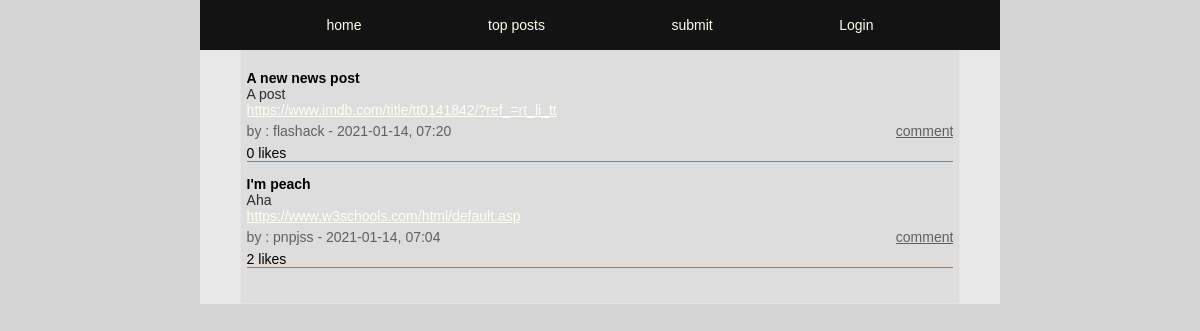
The page / on the database its author committed.
### tables this page shows
CREATE TABLE posts (
id INTEGER PRIMARY KEY AUTOINCREMENT,
title TEXT,
user_id INTEGER,
url TEXT,
description TEXT,
post_date DATETIME);

CREATE TABLE users (
id INTEGER PRIMARY KEY AUTOINCREMENT,
username TEXT NOT NULL UNIQUE,
email TEXT NOT NULL UNIQUE,
firstname TEXT NOT NULL,
lastname TEXT NOT NULL,
passwd TEXT NOT NULL, 
biography TEXT, 
avatar TEXT);

### app/functions.php (called while the page is built, shortened)
<?php
function getLikes($pdo, $postId)
{
    $query = "SELECT COUNT(*) FROM upvotes WHERE post_id = :post_id";
    $statement = $pdo->prepare($query);
    $statement->bindParam(':post_id', $postId, PDO::PARAM_STR);
    $statement->execute();
    $likeCount = $statement->fetch(PDO::FETCH_ASSOC);
    return $likeCount;
}

### index.php (the view, shortened to what this page needs)
<?php
require __DIR__ . ('/app/views/header.php');
require __DIR__ . ('/app/autoload.php');
require __DIR__ . ('/app/views/nav.php');
if (isset($_GET['top-posts'])) {
    $posts = getMostLiked($pdo);
} else {
    $statement = $pdo->query('SELECT posts.*, users.username FROM users INNER JOIN posts ON posts.user_id = users.id ORDER BY post_date DESC');
    $posts = $statement->fetchAll(PDO::FETCH_ASSOC);
}
?>
<main>
    <section>
        <article class="index-container">
            <?php foreach ($posts as $post) : ?>
                <?php $postId = $post['id']; ?>
                <?php $likeCount = getLikes($pdo, $postId); ?>
                <div class="index-title">
                    <h4> <?= $post['title']; ?> </h4>
                </div>
                <div class="index-description">
                    <p><?= $post['description'] ?></p>
                </div>
                <div class="index-url">
                    <a href="<?= $post['url']; ?>"><?= $post['url']; ?></a>
                </div>
                <div class="index-poster-info">
                    <p><?= "by : " . $post['username'] . " - " . $post['post_date']; ?></p>
                    <a href="comments.php?id=<?= $post['id'] ?>&title=<?= $post['title'] ?>">comment</a>
                </div>
                <div class="index-poster-likes">
                    <?= $likeCount['COUNT(*)'] . ' likes ' ?>
                </div>
            <?php endforeach; ?>
        </article>
    </section>
</main>
<?php require __DIR__ . ('/app/views/nav.php'); ?>

### app/assets/style.css (style rules this page uses)
* { box-sizing: border-box; margin: 0; font-family: Verdana, Geneva, Tahoma, sans-serif, Arial, Teko-regular; font-size: 14px; }
body { width: 100%; display: flex; justify-content: center; min-height: 100vh; width: 100%; position: absolute; margin-left: auto; margin-right: auto; background-color: rgb(214, 214, 214); }
a { color :ivory; }
main { display: flex; justify-content: center; height: 100%; width: 100%; background-color: #4e463a; max-width: 800px; }
section { display: flex; justify-content: center; width: 100% ; max-width: 800px; min-height:100% ; margin-top: 50px; background-color: rgb(231, 231, 231); flex-wrap: wrap; }

### app/assets/index.css (style rules this page uses)
.index-container { display: flex; width: 90%; height:auto; flex-wrap: wrap; background-color: rgb(221, 221, 221); border: 1px solid rgb(228, 228, 228); border-top: none; padding: 0.4rem ; padding-bottom: 2.5rem; }
.index-title { height : auto; width: 100%; margin-top: 1rem; }
.index-description { height : auto; word-break: break-all; width:90%; font-size: 16px; color: rgb(43, 43, 43); }
.index-url { width: 80%; overflow: hidden; text-overflow: ellipsis; white-space: nowrap; }
.index-poster-info { padding:0.4rem 0 0.4rem; display: flex; justify-content: space-between; height: auto; width: 100%; font-size: 14px; color: rgb(95, 95, 95); }
.index-poster-info a { color: rgb(95, 95, 95); overflow: hidden; text-overflow: ellipsis; white-space: nowrap; }
.index-poster-likes { display: flex; justify-content: flex-start; width: 100%; background-color: rgb(221, 221, 221); border: none; border-bottom: solid 1px chocolate; }

### rows shown on the page
posts: title "A new news post", description "A post", url "https://www.imdb.com/title/tt0141842/?ref_=rt_li_tt", user.username "flashack", post_date "2021-01-14, 07:20", COUNT "0"
posts: title "I'm peach", description "Aha", url "https://www.w3schools.com/html/default.asp", user.username "pnpjss", post_date "2021-01-14, 07:04", COUNT "2"
